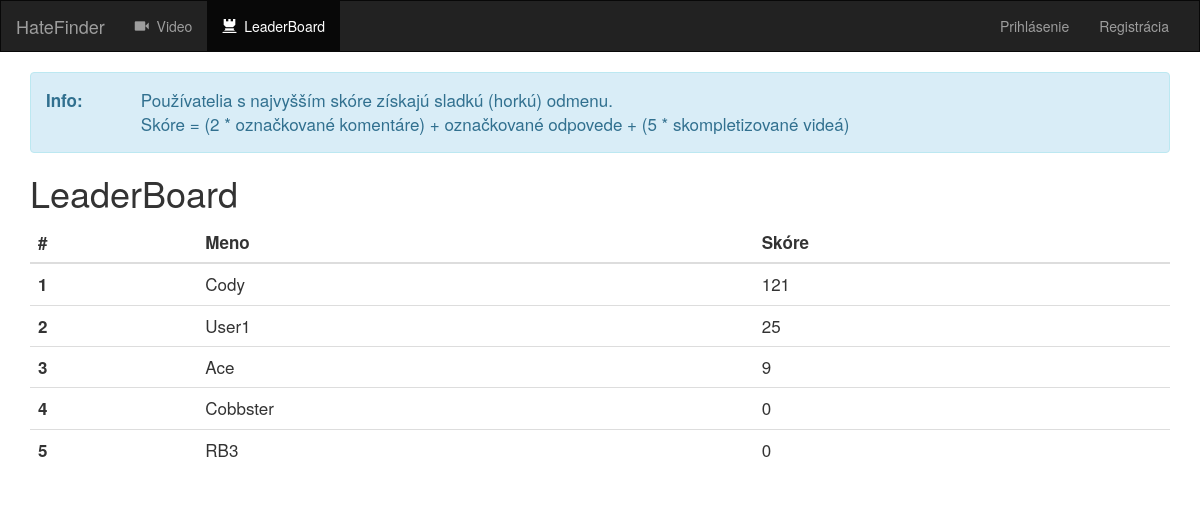
The page /video/leaderboard/ on the database as committed earlier.
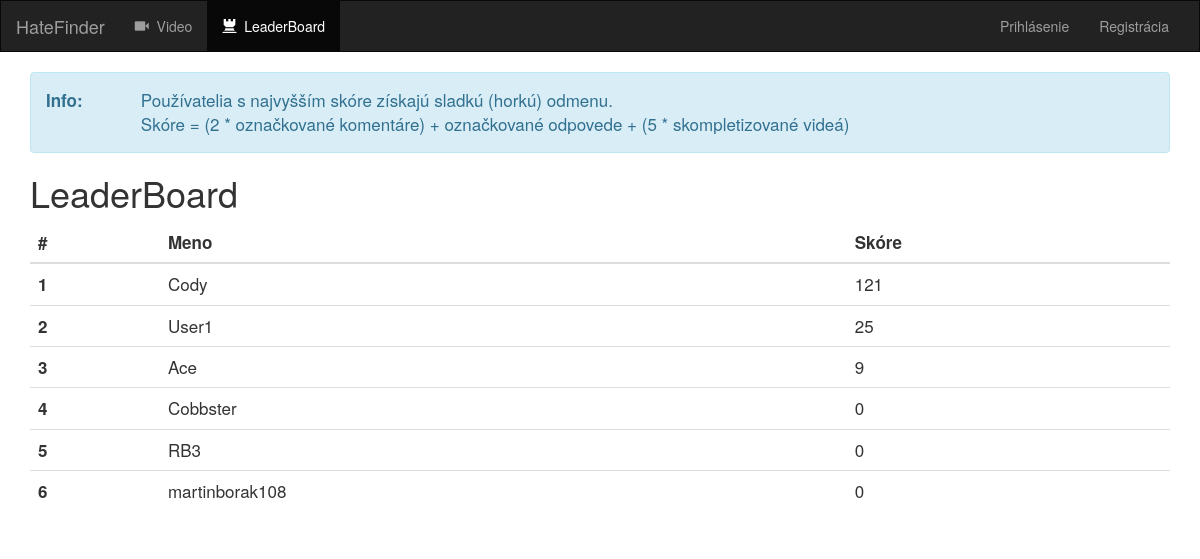
The same page on the database as committed later.
### video/models.py (models this page shows)
class Worker(models.Model):
    user = models.OneToOneField(User, on_delete=models.CASCADE)
    videos = models.ManyToManyField(Video)
    comments = models.ManyToManyField(Comment)
    score = models.IntegerField(default=0)
    def __str__(self):
        return self.user.username

### video/views.py (the view)
class LeaderBoardView(generic.ListView):
    template_name = 'video/leaderboard.html'
    context_object_name = 'workers'
    def get_queryset(self):
        main_set = Worker.objects.all().order_by('-score')
        subset = main_set[:10]
        return subset

### video/templates/video/leaderboard.html (shortened to what this page needs)
{% extends 'video/base.html' %}
{% block active_list %}
    <ul class="nav navbar-nav">
        <li class="">
            <a href="{%  url 'video:index' %}">
                <span class="glyphicon glyphicon-facetime-video" aria-hidden="true"></span>&nbsp; Video
            </a>
        </li>
        <li class="active">
            <a href="{%  url 'video:leaderboard' %}">
                <span class="glyphicon glyphicon-tower" aria-hidden="true"></span>&nbsp; LeaderBoard
            </a>
        </li>
    </ul>
{% endblock %}
{% block body %}
    <div id="leaderboard" class="container">
        <div class="alert alert-info">
            <div class="row">
                <div class="col-md-1">
                    <strong>Info:</strong>
                </div>
                <div class="col-md-11">
                    Používatelia s najvyšším skóre získajú sladkú (horkú) odmenu. <br>
                    Skóre = (2 * označkované komentáre) + označkované odpovede + (5 * skompletizované videá)
                </div>
            </div>
        </div>
        <h1>LeaderBoard</h1>
        <table class="table">
            <thead>
                <tr>
                    <th>#</th>
                    <th>Meno</th>
                    <th>Skóre</th>
                </tr>
            </thead>
            <tbody>
                {% for worker in workers %}
                    <tr>
                        <th scope="row">{{ forloop.counter }}</th>
                        <td>{{ worker }}</td>
                        <td>{{ worker.score }}</td>
                    </tr>
                {% endfor %}
            </tbody>
        </table>
    </div>
{% endblock %}

### video/templates/video/base.html (shortened to what this page needs)
<!DOCTYPE html>
<html lang="en">
<head>
    {%  load staticfiles %}
    <link rel="stylesheet" href="https://maxcdn.bootstrapcdn.com/bootstrap/3.3.6/css/bootstrap.min.css">
    <link rel="stylesheet" type="text/css" href="{% static 'video/style.css' %}" />
</head>
<body>
    <nav class="navbar navbar-inverse">
        <div class="container-fluid">
            <div class="navbar-header">
                <a class="navbar-brand" href="{%  url 'video:index' %}">HateFinder</a>
            </div>
            <div class="collapse navbar-collapse" id="topNavBar">
                {% block active_list %}{% endblock %}
                {% if user.is_authenticated %}
                    <ul class="nav navbar-nav navbar-right">
                        <li class="">
                            <a href="{%  url 'video:profile' %}">
                                {{ user.get_username }}
                            </a>
                        </li>
                        <li class="">
                            <a href={%  url 'video:logout' %}>
                                <span class="glyphicon glyphicon-off" aria-hidden="true"></span>&nbsp; Odhlásiť
                            </a>
                        </li>
                    </ul>
                {% else %}
                    <ul class="nav navbar-nav navbar-right">
                        <li class="">
                            <a href={%  url 'video:login' %}>
                                Prihlásenie
                        </li>
                        <li class="">
                            <a href="{%  url 'video:register' %}">
                                Registrácia
                            </a>
                        </li>
                    </ul>
                {% endif %}
            </div>
        </div>
    </nav>
    {% block body %}
    {% endblock %}
</body>
</html>

### video/static/video/style.css (style rules this page uses)
.navbar { border-radius: 0; }
#leaderboard { font-size: 17px; }

Rows that differ between the two databases and show on the page:
added Worker: user.username "martinborak108", score "0"
